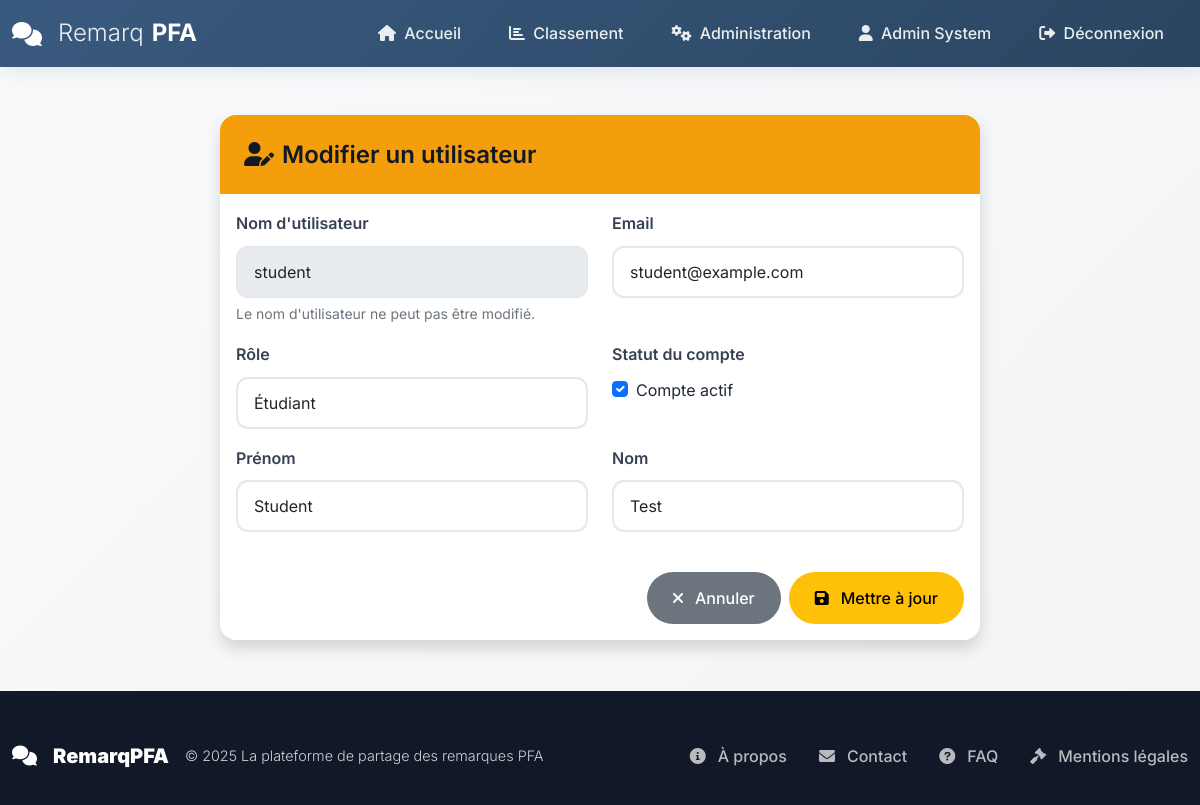
Page /admin/users/3/edit (signed in) on the committed database.
### models.py (models this page shows, shortened)
class User(UserMixin, db.Model):
    __tablename__ = 'users'
    id = db.Column(db.Integer, primary_key=True)
    username = db.Column(db.String(80), unique=True, nullable=False, index=True)
    email = db.Column(db.String(120), unique=True, nullable=False, index=True)
    password_hash = db.Column(db.String(255), nullable=False)
    first_name = db.Column(db.String(50), nullable=True)
    last_name = db.Column(db.String(50), nullable=True)
    role = db.Column(db.String(20), nullable=False, default='student')
    is_active = db.Column(db.Boolean, default=True)
    created_at = db.Column(db.DateTime, default=datetime.utcnow)
    updated_at = db.Column(db.DateTime, default=datetime.utcnow, onupdate=datetime.utcnow)
    comments_as_jury = db.relationship('Comment',
                                      foreign_keys='Comment.jury_id',
                                      backref='jury_user',
                                      lazy='dynamic')
    comments_as_student = db.relationship('Comment',
                                         foreign_keys='Comment.student_id',
                                         backref='student_user',
                                         lazy='dynamic')
    pfa_projects = db.relationship('PFAProject',
                                  foreign_keys='PFAProject.student_id',
                                  backref='project_student',
                                  lazy='dynamic')
    project_comments = db.relationship('ProjectComment',
                                      foreign_keys='ProjectComment.user_id',
                                      backref='comment_author',
                                      lazy='dynamic')
    notifications = db.relationship('Notification',
                                   foreign_keys='Notification.user_id',
                                   backref='user',
                                   lazy='dynamic')
    def get_full_name(self):
        if self.first_name and self.last_name:
            return f"{self.first_name} {self.last_name}"
        return self.username

### routes/admin.py (the view, shortened to what this page needs)
@admin_bp.route('/users/<int:user_id>/edit', methods=['GET', 'POST'])
@login_required
def edit_user(user_id):
    if current_user.role != 'admin':
        flash('Accès non autorisé.', 'danger')
        return redirect(url_for('public.home'))
    user = User.query.get_or_404(user_id)
    return render_template('admin/edit_user.html', user=user)

### templates/admin/edit_user.html (shortened to what this page needs)
{% extends "base.html" %}
{% block content %}
<div class="container py-4">
    <div class="row justify-content-center">
        <div class="col-md-8">
            <div class="card shadow">
                <div class="card-header bg-warning text-dark">
                    <h4 class="card-title mb-0">
                        <i class="fas fa-user-edit me-2"></i>Modifier un utilisateur
                    </h4>
                </div>
                <div class="card-body">
                    <form method="POST" class="needs-validation" novalidate>
                        <div class="row">
                            <div class="col-md-6 mb-3">
                                <label for="username" class="form-label">Nom d'utilisateur</label>
                                <input type="text" class="form-control" id="username" name="username"
                                       value="{{ user.username }}" readonly>
                                <div class="form-text">Le nom d'utilisateur ne peut pas être modifié.</div>
                            </div>
                            <div class="col-md-6 mb-3">
                                <label for="email" class="form-label">Email</label>
                                <input type="email" class="form-control" id="email" name="email"
                                       value="{{ user.email }}" required>
                            </div>
                        </div>
                        <div class="row">
                            <div class="col-md-6 mb-3">
                                <label for="role" class="form-label">Rôle</label>
                                <select class="form-select" id="role" name="role" required>
                                    <option value="student" {% if user.role == 'student' %}selected{% endif %}>Étudiant</option>
                                </select>
                            </div>
                            <div class="col-md-6 mb-3">
                                <label for="is_active" class="form-label">Statut du compte</label>
                                <div class="form-check">
                                    <input type="checkbox" class="form-check-input" id="is_active" name="is_active"
                                           {% if user.is_active %}checked{% endif %}>
                                    <label class="form-check-label" for="is_active">
                                        Compte actif
                                    </label>
                                </div>
                            </div>
                        </div>
                        <div class="row">
                            <div class="col-md-6 mb-3">
                                <label for="first_name" class="form-label">Prénom</label>
                                <input type="text" class="form-control" id="first_name" name="first_name"
                                       value="{{ user.first_name or '' }}">
                            </div>
                            <div class="col-md-6 mb-3">
                                <label for="last_name" class="form-label">Nom</label>
                                <input type="text" class="form-control" id="last_name" name="last_name"
                                       value="{{ user.last_name or '' }}">
                            </div>
                        </div>
                        <div class="d-grid gap-2 d-md-flex justify-content-md-end mt-4">
                            <a href="{{ url_for('admin.dashboard') }}" class="btn btn-secondary">
                                <i class="fas fa-times me-1"></i>Annuler
                            </a>
                            <button type="submit" class="btn btn-warning">
                                <i class="fas fa-save me-1"></i>Mettre à jour
                            </button>
                        </div>
                    </form>
                </div>
            </div>
        </div>
    </div>
</div>
{% endblock content %}

### templates/base.html (shortened to what this page needs)
<!DOCTYPE html>
<html lang="fr">
<head>
    <link href="https://cdn.jsdelivr.net/npm/bootstrap@5.1.3/dist/css/bootstrap.min.css" rel="stylesheet">
    <link href="https://cdnjs.cloudflare.com/ajax/libs/font-awesome/6.0.0/css/all.min.css" rel="stylesheet">
    <link href="{{ url_for('static', filename='css/main.css') }}" rel="stylesheet">
    <link href="{{ url_for('static', filename='css/modern.css') }}" rel="stylesheet">
</head>
<body>
    <nav class="navbar navbar-expand-lg navbar-dark sticky-top" id="mainNav">
        <div class="container">
            <a class="navbar-brand" href="{{ url_for('public.home') }}">
                <i class="fas fa-comments me-2"></i>
                <span>Remarq</span><strong>PFA</strong>
            </a>
            <div class="collapse navbar-collapse" id="navbarNav">
                <div class="navbar-nav ms-auto">
                    <a class="nav-link" href="{{ url_for('public.home') }}" title="Accueil">
                        <i class="fas fa-home me-1"></i> Accueil
                    </a>
                    <a class="nav-link" href="{{ url_for('public.ranking') }}" title="Classement">
                        <i class="fas fa-chart-bar me-1"></i> Classement
                    </a>
                    {% if current_user.is_authenticated %}
                        {% if current_user.role == 'student' %}
                            <a class="nav-link" href="{{ url_for('student.dashboard') }}" title="Tableau de bord">
                                <i class="fas fa-tachometer-alt me-1"></i> Tableau de bord
                            </a>
                            <a class="nav-link" href="{{ url_for('student_projects.my_projects') }}" title="Mes projets">
                                <i class="fas fa-project-diagram me-1"></i> Mes projets
                            </a>
                        {% elif current_user.role == 'admin' %}
                            <a class="nav-link" href="{{ url_for('admin.dashboard') }}" title="Administration">
                                <i class="fas fa-cogs me-1"></i> Administration
                            </a>
                        {% endif %}
                        <a class="nav-link" href="{{ url_for('auth.profile') }}" title="Profil">
                            <i class="fas fa-user me-1"></i> {{ current_user.get_full_name() }}
                        </a>
                        <a class="nav-link" href="{{ url_for('auth.logout') }}" title="Déconnexion">
                            <i class="fas fa-sign-out-alt me-1"></i> Déconnexion
                        </a>
                    {% endif %}
                </div>
            </div>
        </div>
    </nav>
    <main class="flex-shrink-0">
        <div class="container mt-4">
            {% block content %}{% endblock content %}
        </div>
    </main>
    <footer class="footer mt-auto">
        <div class="container">
            <div class="footer-content">
                <div class="footer-brand">
                    <i class="fas fa-comments me-2"></i>
                    <strong>RemarqPFA</strong>
                    <span class="ms-2">© {{ current_year }} La plateforme de partage des remarques PFA</span>
                </div>
                <ul class="footer-links">
                    <li><a href="{{ url_for('public.about') }}" title="À propos"><i class="fas fa-info-circle me-1"></i>À propos</a></li>
                    <li><a href="{{ url_for('public.contact') }}" title="Contact"><i class="fas fa-envelope me-1"></i>Contact</a></li>
                    <li><a href="{{ url_for('public.faq') }}" title="FAQ"><i class="fas fa-question-circle me-1"></i>FAQ</a></li>
                    <li><a href="#" title="Mentions légales"><i class="fas fa-gavel me-1"></i>Mentions légales</a></li>
                </ul>
            </div>
        </div>
    </footer>
</body>
</html>

### static/css/main.css (style rules this page uses)
:root { --primary: #395A7F; --primary-dark: #2A4561; --primary-light: #4A76A3; --primary-soft: #E8EFF7; --primary-transparent: rgba(57, 90, 127, 0.1); --gray-50: #F9FAFB; --gray-100: #F3F4F6; --gray-200: #E5E7EB; --gray-300: #D1D5DB; --gray-400: #9CA3AF; --gray-500: #6B7280; --gray-600: #4B5563; --gray-700: #374151; --gray-800: #1F2937; --gray-900: #111827; --success: #10B981; --success-dark: #059669; --success-light: #D1FAE5; --warning: #F59E0B; --warning-dark: #D97706; --warning-light: #FEF3C7; --danger: #EF4444; --danger-dark: #DC2626; --danger-light: #FEE2E2; --info: #3B82F6; --info-dark: #2563EB; --info-light: #DBEAFE; --gradient-primary: linear-gradient(135deg, var(--primary) 0%, var(--primary-dark) 100%); --gradient-gray: linear-gradient(135deg, var(--gray-100) 0%, var(--gray-200) 100%); --gradient-success: linear-gradient(135deg, var(--success) 0%, var(--info) 100%); --shadow-sm: 0 2px 10px rgba(57, 90, 127, 0.08); --shadow-md: 0 4px 20px rgba(57, 90, 127, 0.12); --shadow-lg: 0 8px 40px rgba(57, 90, 127, 0.15); --shadow-primary: 0 8px 25px rgba(57, 90, 127, 0.25); --radius-sm: 8px; --radius-md: 12px; --radius-lg: 16px; --radius-xl: 20px; --radius-full: 50px; --transition-fast: 0.2s ease; --transition-normal: 0.3s ease; --transition-slow: 0.5s ease; }
* { margin: 0; padding: 0; box-sizing: border-box; }
body { font-family: 'Inter', -apple-system, BlinkMacSystemFont, 'Segoe UI', sans-serif; background: linear-gradient(135deg, var(--gray-50) 0%, var(--gray-100) 100%); color: var(--gray-800); line-height: 1.7; min-height: 100vh; font-weight: 400; }
h1, h2, h3, h4, h5, h6 { color: var(--gray-900); font-weight: 600; line-height: 1.3; margin-bottom: 0.5em; }
h4 { font-size: 1.5rem; }
#mainNav { background: var(--gradient-primary) !important; box-shadow: var(--shadow-md); backdrop-filter: blur(10px); transition: all var(--transition-normal); border-bottom: none; }
.navbar-brand { font-size: 1.5rem; font-weight: 700; color: white !important; display: flex; align-items: center; gap: 0.5rem; }
.navbar-brand span { font-weight: 300; opacity: 0.9; }
.navbar-brand strong { font-weight: 700; }
.nav-link { color: rgba(255, 255, 255, 0.9) !important; font-weight: 500; padding: 0.75rem 1.25rem !important; margin: 0 0.25rem; border-radius: var(--radius-full); transition: all var(--transition-normal); position: relative; overflow: hidden; }
.nav-link::before { content: ''; position: absolute; top: 0; left: -100%; width: 100%; height: 100%; background: rgba(255, 255, 255, 0.15); transition: left var(--transition-normal); z-index: -1; }
.card { border: none; border-radius: var(--radius-lg); box-shadow: var(--shadow-sm); transition: all var(--transition-normal); background: white; overflow: hidden; }
.card-header { background: var(--gradient-primary); color: white; border: none; padding: 1.5rem; font-weight: 600; }
.btn { border-radius: var(--radius-full); font-weight: 500; padding: 0.75rem 1.5rem; transition: all var(--transition-normal); border: 2px solid transparent; display: inline-flex; align-items: center; gap: 0.5rem; }
.bg-warning { background: var(--warning) !important; }
.form-control, .form-select { border-radius: var(--radius-md); border: 2px solid var(--gray-200); padding: 0.75rem 1rem; transition: all var(--transition-normal); background: white; }
.form-label { font-weight: 600; color: var(--gray-700); margin-bottom: 0.5rem; }
.footer { background: var(--gray-900); color: white; padding: 3rem 0 2rem; margin-top: auto; }
.footer-content { display: flex; justify-content: space-between; align-items: center; flex-wrap: wrap; gap: 2rem; }
.footer-brand { font-size: 1.25rem; font-weight: 700; color: white; display: flex; align-items: center; gap: 0.5rem; }
.footer-brand span { font-weight: 300; opacity: 0.8; font-size: 0.9rem; }
.footer-links { display: flex; list-style: none; margin: 0; padding: 0; gap: 2rem; }
.footer-links a { color: rgba(255, 255, 255, 0.7); text-decoration: none; transition: all var(--transition-normal); font-weight: 500; display: flex; align-items: center; gap: 0.5rem; }

### rows in the picture
User: get_full_name "Admin System"
User: username "student", email "student@example.com", role "Étudiant", is_active "☑", first_name "Student", last_name "Test"
